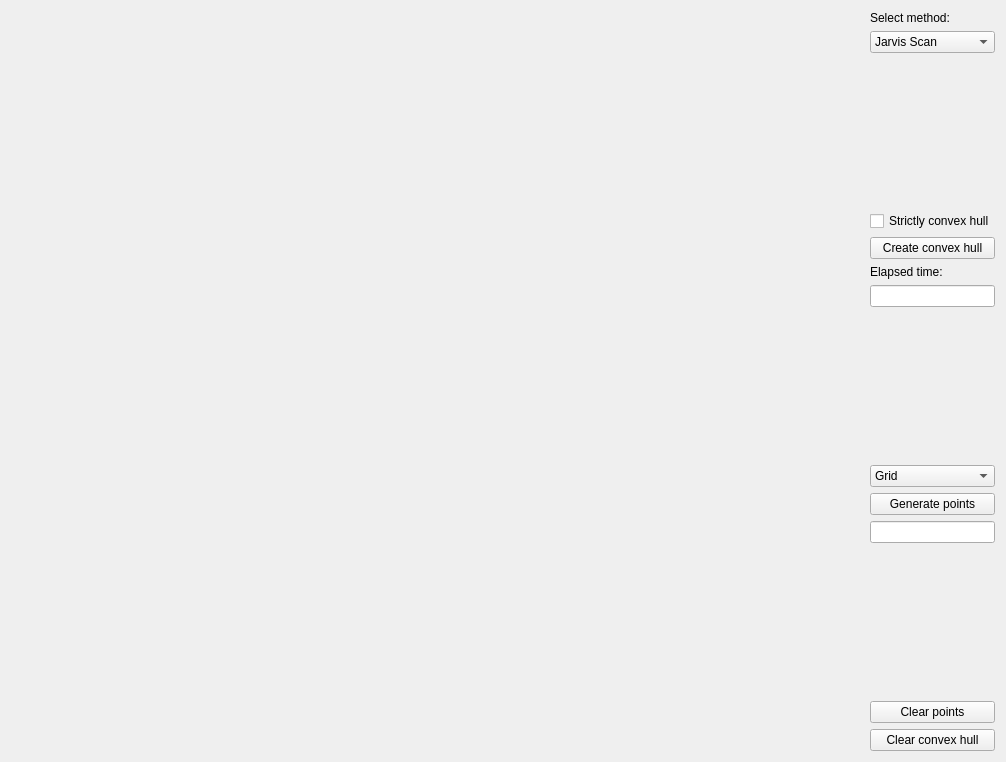
<?xml version="1.0" encoding="UTF-8"?>
<ui version="4.0">
 <class>Widget</class>
 <widget class="QWidget" name="Widget">
  <property name="geometry">
   <rect>
    <x>0</x>
    <y>0</y>
    <width>1006</width>
    <height>762</height>
   </rect>
  </property>
  <property name="windowTitle">
   <string>Convex Hull</string>
  </property>
  <layout class="QHBoxLayout" name="horizontalLayout">
   <item>
    <widget class="Draw" name="Canvas" native="true">
     <property name="sizePolicy">
      <sizepolicy hsizetype="Preferred" vsizetype="Preferred">
       <horstretch>1</horstretch>
       <verstretch>1</verstretch>
      </sizepolicy>
     </property>
    </widget>
   </item>
   <item>
    <layout class="QVBoxLayout" name="verticalLayout">
     <item>
      <widget class="QLabel" name="label">
       <property name="text">
        <string>Select method:</string>
       </property>
      </widget>
     </item>
     <item>
      <widget class="QComboBox" name="comboBox">
       <item>
        <property name="text">
         <string>Jarvis Scan</string>
        </property>
       </item>
       <item>
        <property name="text">
         <string>Quick Hull</string>
        </property>
       </item>
       <item>
        <property name="text">
         <string>Sweep Line</string>
        </property>
       </item>
       <item>
        <property name="text">
         <string>Graham Scan</string>
        </property>
       </item>
      </widget>
     </item>
     <item>
      <spacer name="verticalSpacer">
       <property name="orientation">
        <enum>Qt::Vertical</enum>
       </property>
       <property name="sizeHint" stdset="0">
        <size>
         <width>20</width>
         <height>40</height>
        </size>
       </property>
      </spacer>
     </item>
     <item>
      <widget class="QCheckBox" name="checkBox">
       <property name="text">
        <string>Strictly convex hull</string>
       </property>
      </widget>
     </item>
     <item>
      <widget class="QPushButton" name="pushButton">
       <property name="text">
        <string>Create convex hull</string>
       </property>
      </widget>
     </item>
     <item>
      <widget class="QLabel" name="label_2">
       <property name="text">
        <string>Elapsed time:</string>
       </property>
      </widget>
     </item>
     <item>
      <widget class="QLineEdit" name="lineEdit_2"/>
     </item>
     <item>
      <spacer name="verticalSpacer_3">
       <property name="orientation">
        <enum>Qt::Vertical</enum>
       </property>
       <property name="sizeHint" stdset="0">
        <size>
         <width>20</width>
         <height>40</height>
        </size>
       </property>
      </spacer>
     </item>
     <item>
      <widget class="QComboBox" name="comboBox_2">
       <item>
        <property name="text">
         <string>Grid</string>
        </property>
       </item>
       <item>
        <property name="text">
         <string>Circle</string>
        </property>
       </item>
       <item>
        <property name="text">
         <string>Random Points</string>
        </property>
       </item>
       <item>
        <property name="text">
         <string>Ellipse</string>
        </property>
       </item>
       <item>
        <property name="text">
         <string>Star Shape</string>
        </property>
       </item>
       <item>
        <property name="text">
         <string>Square</string>
        </property>
       </item>
      </widget>
     </item>
     <item>
      <widget class="QPushButton" name="pushButton_4">
       <property name="text">
        <string>Generate points</string>
       </property>
      </widget>
     </item>
     <item>
      <widget class="QLineEdit" name="lineEdit"/>
     </item>
     <item>
      <spacer name="verticalSpacer_2">
       <property name="orientation">
        <enum>Qt::Vertical</enum>
       </property>
       <property name="sizeHint" stdset="0">
        <size>
         <width>20</width>
         <height>40</height>
        </size>
       </property>
      </spacer>
     </item>
     <item>
      <widget class="QPushButton" name="pushButton_2">
       <property name="text">
        <string>Clear points</string>
       </property>
      </widget>
     </item>
     <item>
      <widget class="QPushButton" name="pushButton_3">
       <property name="text">
        <string>Clear convex hull</string>
       </property>
      </widget>
     </item>
    </layout>
   </item>
  </layout>
 </widget>
 <customwidgets>
  <customwidget>
   <class>Draw</class>
   <extends>QWidget</extends>
   <header>draw.h</header>
   <container>1</container>
  </customwidget>
 </customwidgets>
 <resources/>
 <connections/>
</ui>
